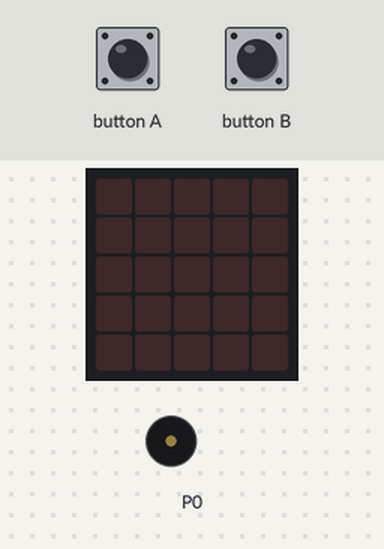
The program below on a simulated BBC micro:bit (MakeCode). On the bench: the board's 5×5 LED display, buzzer (waves = sounding). Inputs (shaded band) come from the test bench.

Above: at 1.2 s.
1.3 s: button A pressed for 0.15 s
At 3.1 s:
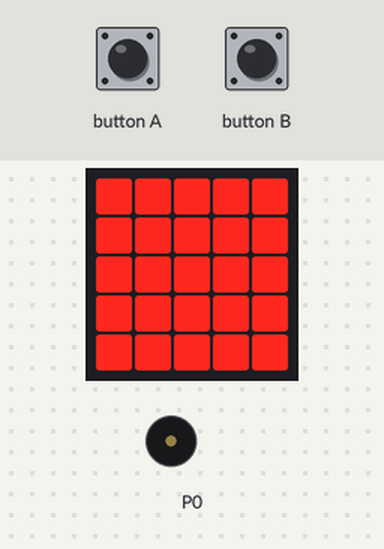
4.3 s: button A pressed for 0.15 s
At 5.6 s:
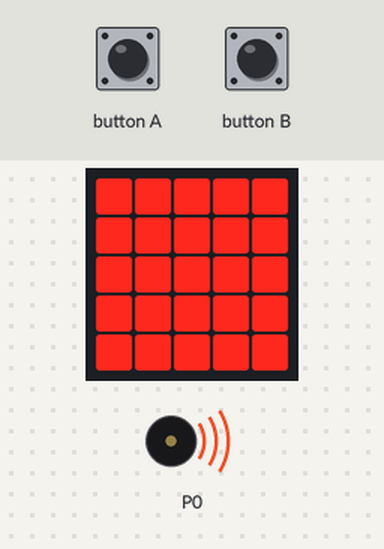
7.3 s: button B pressed for 0.15 s
At 8.5 s:
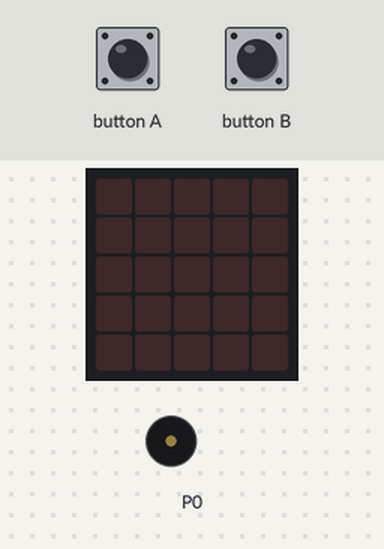
Timing chart, 0 to 10.3 s (numbered marks = the images above; inputs shaded):
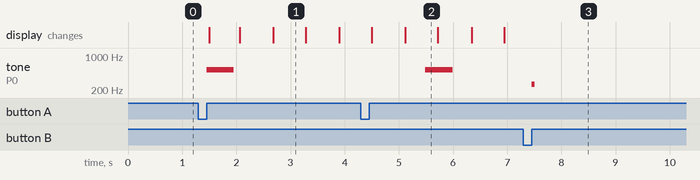

Measured:
- after the input at 1.3 s, tone on P0: silent → 523 Hz after 0.15 s, → silent 0.50 s later; the display: changes after 0.20 s (image 1)
- after the input at 4.3 s, tone on P0: silent → 523 Hz after 1.2 s, → silent 0.50 s later
- after the input at 7.3 s, tone on P0: silent → 262 Hz after 0.15 s, → silent 0.06 s later
- what the display in image 1 shows lasts 0.6 s, from 2.7 s to 3.3 s

The program:

main.ts
```typescript
input.onButtonPressed(Button.A, function () {
    encender = 1
    music.playMelody("C5 - - - - - - - ", 120)
})
input.onButtonPressed(Button.B, function () {
    encender = 0
    music.playMelody("C - - - - - - - ", 120)
})
let encender = 0
encender = 0
basic.forever(function () {
    if (encender == 1) {
        basic.showLeds(`
            # # # # #
            # # # # #
            # # # # #
            # # # # #
            # # # # #
            `)
        basic.pause(200)
        basic.showLeds(`
            . . . . .
            . . . . .
            . . . . .
            . . . . .
            . . . . .
            `)
        basic.pause(200)
    }
})
```

test.ts
```typescript
// aquí va el archivo "tests"; esto no se compilará cuando este paquete se utilice como una extensión.
```
